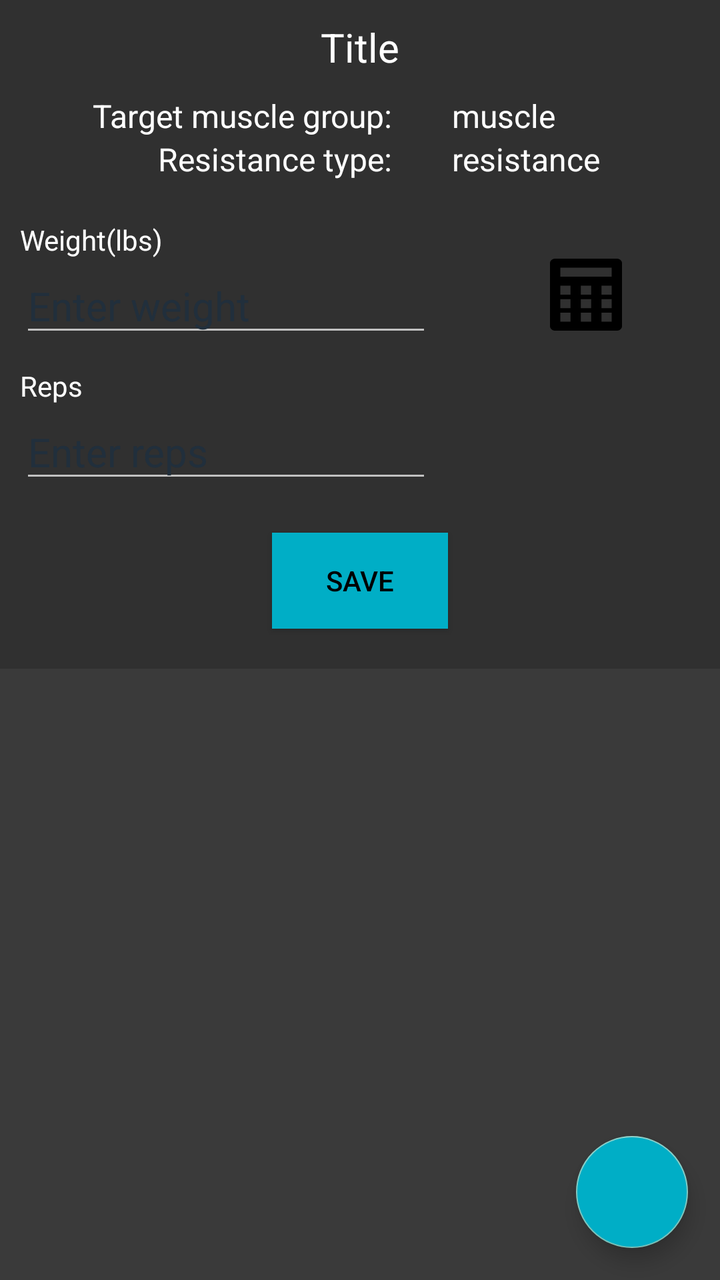
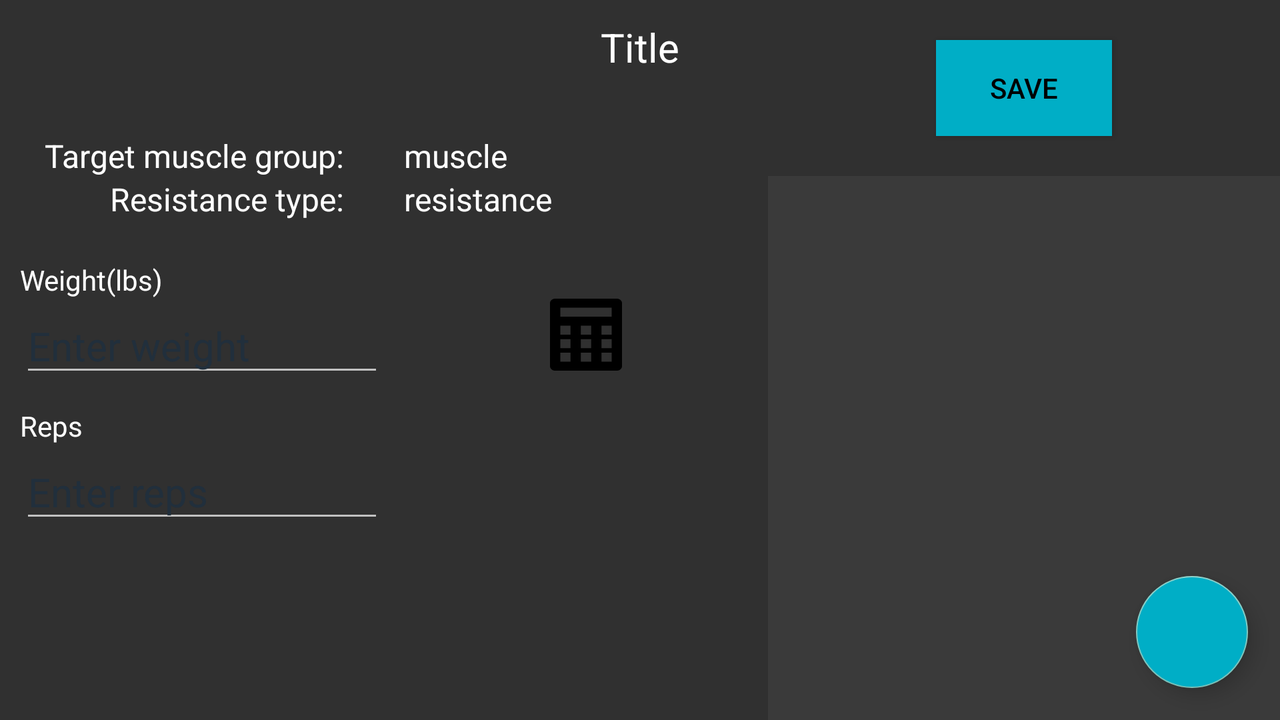

One screen, two layout resources from the same app: the default and the author's alternative for another configuration. Each is rendered where Android would select it; the XML of both is given below.
<!-- AndroidManifest.xml: application theme Theme.AppCompat.NoActionBar -->
<!-- res/layout/fragment_exercise_detail.xml -->
<?xml version="1.0" encoding="utf-8"?>
<androidx.coordinatorlayout.widget.CoordinatorLayout xmlns:android="http://schemas.android.com/apk/res/android"
    xmlns:app="http://schemas.android.com/apk/res-auto"
    xmlns:tools="http://schemas.android.com/tools"
    android:layout_width="match_parent"
    android:layout_height="match_parent"
    android:clickable="true"
    android:focusable="true">

        <androidx.constraintlayout.widget.ConstraintLayout
            android:layout_width="match_parent"
            android:layout_height="match_parent">


                <androidx.constraintlayout.widget.Guideline
                    android:id="@+id/guideline"
                    android:layout_width="wrap_content"
                    android:layout_height="wrap_content"
                    android:orientation="vertical"
                    app:layout_constraintGuide_percent="0.6" />

                <TextView
                    android:id="@+id/title"
                    android:layout_width="match_parent"
                    android:layout_height="wrap_content"
                    android:padding="@dimen/default_margin"
                    android:gravity="center"
                    android:text="Title"
                    android:textColor="@android:color/white"
                    android:textSize="20sp"
                    app:layout_constraintEnd_toEndOf="parent"
                    app:layout_constraintStart_toStartOf="parent"
                    app:layout_constraintTop_toTopOf="parent" />

                <TextView
                    android:id="@+id/targetLabel"
                    android:layout_width="wrap_content"
                    android:layout_height="wrap_content"
                    android:layout_marginEnd="20dp"
                    android:gravity="end"
                    android:text="@string/target_label"
                    android:textColor="@android:color/white"
                    android:textSize="16sp"
                    app:layout_constraintEnd_toStartOf="@id/guideline"
                    app:layout_constraintTop_toBottomOf="@id/title" />

                <TextView
                    android:id="@+id/targetValue"
                    android:layout_width="wrap_content"
                    android:layout_height="wrap_content"
                    android:layout_marginStart="@dimen/default_margin"
                    android:layout_marginEnd="@dimen/default_margin"
                    android:text="muscle"
                    android:textColor="@android:color/white"
                    android:textSize="16sp"
                    app:layout_constraintStart_toEndOf="@id/guideline"
                    app:layout_constraintTop_toBottomOf="@id/title" />

                <TextView
                    android:id="@+id/typeLabel"
                    android:layout_width="wrap_content"
                    android:layout_height="wrap_content"
                    android:layout_marginEnd="20dp"
                    android:paddingBottom="@dimen/default_margin"
                    android:text="@string/type_label"
                    android:textColor="@android:color/white"
                    android:textSize="16sp"
                    app:layout_constraintEnd_toStartOf="@id/guideline"
                    app:layout_constraintTop_toBottomOf="@id/targetLabel" />

                <TextView
                    android:id="@+id/typeValue"
                    android:layout_width="wrap_content"
                    android:layout_height="wrap_content"
                    android:layout_marginStart="@dimen/default_margin"
                    android:layout_marginEnd="@dimen/default_margin"
                    android:text="resistance"
                    android:textColor="@android:color/white"
                    android:textSize="16sp"
                    app:layout_constraintStart_toEndOf="@id/guideline"
                    app:layout_constraintTop_toBottomOf="@id/targetLabel" />

                <TextView
                    android:id="@+id/weightLabel"
                    android:layout_width="wrap_content"
                    android:layout_height="wrap_content"
                    android:layout_marginStart="@dimen/default_margin"
                    android:layout_marginTop="@dimen/default_margin"
                    android:text="@string/weight_label"
                    android:textColor="@android:color/white"
                    android:textSize="@dimen/type_text"
                    app:layout_constraintStart_toStartOf="parent"
                    app:layout_constraintTop_toBottomOf="@id/typeLabel" />

                <EditText
                    android:id="@+id/weightEditText"
                    android:layout_width="0dp"
                    android:layout_height="wrap_content"
                    android:layout_marginStart="@dimen/list_margin"
                    android:autofillHints="@string/weight_hint"
                    android:gravity="start"
                    android:hint="@string/enter_weight"
                    android:inputType="number"
                    android:textColor="@android:color/white"
                    android:textColorHint="@color/type_text"
                    android:textSize="@dimen/input_text"
                    app:layout_constraintEnd_toStartOf="@id/guideline"
                    app:layout_constraintHorizontal_weight="2"
                    app:layout_constraintStart_toStartOf="parent"
                    app:layout_constraintTop_toBottomOf="@+id/weightLabel"
                    tools:targetApi="o" />

                <ImageButton
                    android:id="@+id/weightAddButton"
                    style="@style/buttonIcon"
                    android:layout_width="wrap_content"
                    android:layout_height="36dp"
                    android:layout_centerVertical="true"
                    android:layout_marginStart="@dimen/default_margin"
                    android:contentDescription="@string/add_weight_desc"
                    app:layout_constraintHorizontal_bias="0.5"
                    app:layout_constraintStart_toEndOf="@id/guideline"
                    app:layout_constraintEnd_toEndOf="parent"
                    app:layout_constraintTop_toTopOf="@+id/weightEditText"
                    app:srcCompat="@drawable/ic_iconfinder_48_calculator_24px" />

                <TextView
                    android:id="@+id/repsLabel"
                    android:layout_width="wrap_content"
                    android:layout_height="wrap_content"
                    android:layout_alignParentStart="true"
                    android:layout_marginStart="@dimen/default_margin"
                    android:layout_marginTop="@dimen/default_margin"
                    android:text="@string/reps_label"
                    android:textColor="@android:color/white"
                    android:textSize="@dimen/type_text"
                    app:layout_constraintStart_toStartOf="parent"
                    app:layout_constraintTop_toBottomOf="@id/weightEditText" />

                <EditText
                    android:id="@+id/repsEditText"
                    android:layout_width="0dp"
                    android:layout_height="wrap_content"
                    android:layout_marginStart="@dimen/default_margin"
                    android:autofillHints="@string/reps_hint"
                    android:gravity="start"
                    android:hint="@string/enter_reps"
                    android:inputType="numberDecimal"
                    android:textColor="@android:color/white"
                    android:textColorHint="@color/type_text"
                    android:textSize="@dimen/input_text"
                    android:imeOptions="actionDone"
                    app:layout_constraintEnd_toStartOf="@id/guideline"
                    app:layout_constraintHorizontal_weight="2"
                    app:layout_constraintStart_toStartOf="parent"
                    app:layout_constraintTop_toBottomOf="@+id/repsLabel"
                    tools:targetApi="o" />

                <ImageButton
                    android:id="@+id/repIncrButton"
                    style="@style/buttonIcon"
                    android:layout_width="wrap_content"
                    android:layout_height="36dp"
                    android:layout_centerVertical="true"
                    android:layout_marginStart="@dimen/default_margin"
                    android:layout_marginTop="4dp"
                    android:contentDescription="@string/add_weight_desc"
                    app:layout_constraintHorizontal_bias="0.5"
                    app:layout_constraintStart_toEndOf="@id/guideline"
                    app:layout_constraintEnd_toStartOf="@id/repDecrButton"
                    app:layout_constraintTop_toTopOf="@+id/repsEditText"
                    app:srcCompat="@drawable/ic_add_box_24px" />

                <ImageButton
                    android:id="@+id/repDecrButton"
                    style="@style/buttonIcon"
                    android:layout_width="wrap_content"
                    android:layout_height="36dp"
                    android:layout_centerVertical="true"
                    android:layout_marginTop="4dp"
                    android:contentDescription="@string/remove_weight_desc"
                    app:layout_constraintHorizontal_weight="1"
                    app:layout_constraintHorizontal_bias="0.5"
                    app:layout_constraintStart_toEndOf="@id/repIncrButton"
                    app:layout_constraintEnd_toEndOf="parent"
                    app:layout_constraintTop_toTopOf="@+id/repsEditText"
                    app:srcCompat="@drawable/ic_remove_box_24px" />

                <Button
                    android:id="@+id/save_set_button"
                    android:layout_width="wrap_content"
                    android:layout_height="wrap_content"
                    android:layout_margin="20dp"
                    android:background="@color/colorAccent"
                    android:drawableStart="@drawable/ic_save_alt_24px"
                    android:padding="@dimen/default_margin"
                    android:text="@string/save_set"
                    android:textColor="@color/button_text"
                    app:layout_constraintEnd_toEndOf="parent"
                    app:layout_constraintHorizontal_bias="0.5"
                    app:layout_constraintHorizontal_chainStyle="packed"
                    app:layout_constraintStart_toStartOf="parent"
                    app:layout_constraintTop_toBottomOf="@id/repsEditText" />


                <Space
                    android:id="@+id/space_vertical"
                    android:layout_width="wrap_content"
                    android:layout_height="20dp"
                    android:orientation="vertical"
                    app:layout_constraintStart_toStartOf="parent"
                    app:layout_constraintTop_toBottomOf="@id/save_set_button" />

                <FrameLayout
                    android:id="@+id/list_container"
                    android:layout_width="match_parent"
                    android:layout_height="0dp"
                    android:background="@color/colorBodyDark"
                    app:layout_constraintEnd_toEndOf="parent"
                    app:layout_constraintStart_toStartOf="parent"
                    app:layout_constraintBottom_toBottomOf="parent"
                    app:layout_constraintTop_toBottomOf="@id/space_vertical">

                        <ListView
                            android:id="@+id/setList"
                            android:layout_width="match_parent"
                            android:layout_height="wrap_content"
                            android:layout_margin="@dimen/activity_margin"
                            android:background="@android:color/white"
                            android:scrollbars="vertical" />

                </FrameLayout>

        </androidx.constraintlayout.widget.ConstraintLayout>

        <com.google.android.material.floatingactionbutton.FloatingActionButton
            android:id="@+id/save_exercise_button"
            android:layout_width="wrap_content"
            android:layout_height="wrap_content"
            android:layout_margin="@dimen/fab_margin"
            android:contentDescription="@string/save_exercise"
            android:src="@drawable/ic_check_24px"
            android:backgroundTint="@color/colorAccent"
            style="@style/buttonIcon"
            app:layout_anchor="@id/list_container"
            app:layout_anchorGravity="bottom|end"
            app:useCompatPadding="false"
            app:fabSize="normal"/>

</androidx.coordinatorlayout.widget.CoordinatorLayout>
<!-- resources referenced by this layout -->
<resources>
  <color name="button_text">#000000</color>
  <color name="colorAccent">#00aec6</color>
  <color name="colorBodyDark">#3a3a3a</color>
  <color name="type_text">#212F3C </color>
  <dimen name="activity_margin">16dp</dimen>
  <dimen name="default_margin">10sp</dimen>
  <dimen name="fab_margin">16dp</dimen>
  <dimen name="input_text">20sp</dimen>
  <dimen name="list_margin">10dp</dimen>
  <dimen name="type_text">14sp</dimen>
  <!-- drawable ic_iconfinder_48_calculator_24px (drawable) -->
  <vector xmlns:android="http://schemas.android.com/apk/res/android"
      android:width="24dp"
      android:height="24dp"
      android:viewportWidth="24.000002"
      android:viewportHeight="24.000002">
    <path
        android:fillColor="#FF000000"
        android:pathData="M22.2857,0L1.7143,0C0.7667,0 0,0.6709 0,1.5l0,21c0,0.8291 0.7667,1.5 1.7143,1.5l20.5714,0C23.2333,24 24,23.3291 24,22.5l0,-21c0,-0.8291 -0.7667,-1.5 -1.7143,-1.5zM6.8571,21L3.4286,21L3.4286,18l3.4286,0zM6.8571,16.5l-3.4286,0l0,-3l3.4286,0zM6.8571,12l-3.4286,0l0,-3l3.4286,0zM13.7143,21L10.2857,21L10.2857,18l3.4286,0zM13.7143,16.5l-3.4286,0l0,-3l3.4286,0zM13.7143,12l-3.4286,0l0,-3l3.4286,0zM20.5714,21L17.1429,21L17.1429,18l3.4286,0zM20.5714,16.5l-3.4286,0l0,-3l3.4286,0zM20.5714,12l-3.4286,0l0,-3l3.4286,0zM20.5714,6l-17.1429,0l0,-3l17.1429,0z"
        android:strokeWidth="0.20879784"/>
  </vector>
  <string name="add_weight_desc">Add weight</string>
  <string name="enter_reps">Enter reps</string>
  <string name="enter_weight">Enter weight</string>
  <string name="remove_weight_desc">Decrease weight</string>
  <string name="reps_hint" translatable="false">0</string>
  <string name="reps_label">Reps</string>
  <string name="save_exercise">Completed</string>
  <string name="save_set">Save</string>
  <string name="target_label">Target muscle group:</string>
  <string name="type_label">Resistance type:</string>
  <string name="weight_hint" translatable="false">0.0</string>
  <string name="weight_label">Weight(lbs)</string>
  <style name="buttonIcon" parent="@style/Widget.AppCompat.Button.Borderless">
          <item name="android:adjustViewBounds">true</item>
          <item name="android:scaleType">fitXY</item>
          <item name="android:padding">0dp</item>
      </style>
</resources>
<!-- res/layout-land/fragment_exercise_detail.xml (the author's variant of the layout above) -->
<!-- drawn on the phone turned sideways -->
<?xml version="1.0" encoding="utf-8"?>
<androidx.coordinatorlayout.widget.CoordinatorLayout xmlns:android="http://schemas.android.com/apk/res/android"
    xmlns:app="http://schemas.android.com/apk/res-auto"
    xmlns:tools="http://schemas.android.com/tools"
    android:layout_width="match_parent"
    android:layout_height="match_parent"
    android:clickable="true"
    android:focusable="true">

        <androidx.constraintlayout.widget.ConstraintLayout
            android:layout_width="match_parent"
            android:layout_height="match_parent">


                <androidx.constraintlayout.widget.Guideline
                    android:id="@+id/guideline"
                    android:layout_width="wrap_content"
                    android:layout_height="wrap_content"
                    android:orientation="vertical"
                    app:layout_constraintGuide_percent="0.3" />

                <androidx.constraintlayout.widget.Guideline
                    android:id="@+id/guideline2"
                    android:layout_width="wrap_content"
                    android:layout_height="wrap_content"
                    android:orientation="vertical"
                    app:layout_constraintGuide_percent="0.6" />

                <TextView
                    android:id="@+id/title"
                    android:layout_width="match_parent"
                    android:layout_height="wrap_content"
                    android:padding="@dimen/default_margin"
                    android:gravity="center"
                    android:text="Title"
                    android:textColor="@android:color/white"
                    android:textSize="20sp"
                    app:layout_constraintEnd_toEndOf="@id/guideline2"
                    app:layout_constraintStart_toStartOf="parent"
                    app:layout_constraintTop_toTopOf="parent" />

                <Space
                    android:id="@+id/space_vertical1"
                    android:layout_width="wrap_content"
                    android:layout_height="20dp"
                    android:orientation="vertical"
                    app:layout_constraintStart_toStartOf="parent"
                    app:layout_constraintTop_toBottomOf="@id/title" />

                <TextView
                    android:id="@+id/targetLabel"
                    android:layout_width="wrap_content"
                    android:layout_height="wrap_content"
                    android:layout_marginEnd="20dp"
                    android:gravity="end"
                    android:text="@string/target_label"
                    android:textColor="@android:color/white"
                    android:textSize="16sp"
                    app:layout_constraintEnd_toStartOf="@id/guideline"
                    app:layout_constraintTop_toBottomOf="@id/space_vertical1" />

                <TextView
                    android:id="@+id/targetValue"
                    android:layout_width="wrap_content"
                    android:layout_height="wrap_content"
                    android:layout_marginStart="@dimen/default_margin"
                    android:layout_marginEnd="@dimen/default_margin"
                    android:text="muscle"
                    android:textColor="@android:color/white"
                    android:textSize="16sp"
                    app:layout_constraintStart_toEndOf="@id/guideline"
                    app:layout_constraintTop_toBottomOf="@id/space_vertical1" />

                <TextView
                    android:id="@+id/typeLabel"
                    android:layout_width="wrap_content"
                    android:layout_height="wrap_content"
                    android:layout_marginEnd="20dp"
                    android:paddingBottom="@dimen/default_margin"
                    android:text="@string/type_label"
                    android:textColor="@android:color/white"
                    android:textSize="16sp"
                    app:layout_constraintEnd_toStartOf="@id/guideline"
                    app:layout_constraintTop_toBottomOf="@id/targetLabel" />

                <TextView
                    android:id="@+id/typeValue"
                    android:layout_width="wrap_content"
                    android:layout_height="wrap_content"
                    android:layout_marginStart="@dimen/default_margin"
                    android:layout_marginEnd="@dimen/default_margin"
                    android:text="resistance"
                    android:textColor="@android:color/white"
                    android:textSize="16sp"
                    app:layout_constraintStart_toEndOf="@id/guideline"
                    app:layout_constraintTop_toBottomOf="@id/targetLabel" />

                <TextView
                    android:id="@+id/weightLabel"
                    android:layout_width="wrap_content"
                    android:layout_height="wrap_content"
                    android:layout_marginStart="@dimen/default_margin"
                    android:layout_marginTop="@dimen/default_margin"
                    android:text="@string/weight_label"
                    android:textColor="@android:color/white"
                    android:textSize="@dimen/type_text"
                    app:layout_constraintStart_toStartOf="parent"
                    app:layout_constraintTop_toBottomOf="@id/typeLabel" />

                <EditText
                    android:id="@+id/weightEditText"
                    android:layout_width="0dp"
                    android:layout_height="wrap_content"
                    android:layout_marginStart="@dimen/list_margin"
                    android:autofillHints="@string/weight_hint"
                    android:gravity="start"
                    android:hint="@string/enter_weight"
                    android:inputType="number"
                    android:textColor="@android:color/white"
                    android:textColorHint="@color/type_text"
                    android:textSize="@dimen/input_text"
                    app:layout_constraintEnd_toStartOf="@id/guideline"
                    app:layout_constraintHorizontal_weight="2"
                    app:layout_constraintStart_toStartOf="parent"
                    app:layout_constraintTop_toBottomOf="@+id/weightLabel"
                    tools:targetApi="o" />

                <ImageButton
                    android:id="@+id/weightAddButton"
                    style="@style/buttonIcon"
                    android:layout_width="wrap_content"
                    android:layout_height="36dp"
                    android:layout_centerVertical="true"
                    android:layout_marginStart="@dimen/default_margin"
                    android:contentDescription="@string/add_weight_desc"
                    app:layout_constraintHorizontal_bias="0.5"
                    app:layout_constraintStart_toEndOf="@id/guideline"
                    app:layout_constraintEnd_toEndOf="@id/guideline2"
                    app:layout_constraintTop_toTopOf="@+id/weightEditText"
                    app:srcCompat="@drawable/ic_iconfinder_48_calculator_24px" />

                <TextView
                    android:id="@+id/repsLabel"
                    android:layout_width="wrap_content"
                    android:layout_height="wrap_content"
                    android:layout_alignParentStart="true"
                    android:layout_marginStart="@dimen/default_margin"
                    android:layout_marginTop="@dimen/default_margin"
                    android:text="@string/reps_label"
                    android:textColor="@android:color/white"
                    android:textSize="@dimen/type_text"
                    app:layout_constraintStart_toStartOf="parent"
                    app:layout_constraintTop_toBottomOf="@id/weightEditText"
                    />

                <EditText
                    android:id="@+id/repsEditText"
                    android:layout_width="0dp"
                    android:layout_height="wrap_content"
                    android:layout_marginStart="@dimen/default_margin"
                    android:autofillHints="@string/reps_hint"
                    android:gravity="start"
                    android:hint="@string/enter_reps"
                    android:inputType="numberDecimal"
                    android:textColor="@android:color/white"
                    android:textColorHint="@color/type_text"
                    android:textSize="@dimen/input_text"
                    android:imeOptions="actionDone"
                    app:layout_constraintEnd_toStartOf="@id/guideline"
                    app:layout_constraintHorizontal_weight="2"
                    app:layout_constraintStart_toStartOf="parent"
                    app:layout_constraintTop_toBottomOf="@+id/repsLabel"
                    tools:targetApi="o" />

                <ImageButton
                    android:id="@+id/repIncrButton"
                    style="@style/buttonIcon"
                    android:layout_width="wrap_content"
                    android:layout_height="36dp"
                    android:layout_centerVertical="true"
                    android:layout_marginStart="@dimen/default_margin"
                    android:layout_marginTop="4dp"
                    android:contentDescription="@string/add_weight_desc"
                    app:layout_constraintHorizontal_bias="0.5"
                    app:layout_constraintStart_toEndOf="@id/guideline"
                    app:layout_constraintEnd_toStartOf="@id/repDecrButton"
                    app:layout_constraintTop_toTopOf="@+id/repsEditText"
                    app:srcCompat="@drawable/ic_add_box_24px" />

                <ImageButton
                    android:id="@+id/repDecrButton"
                    style="@style/buttonIcon"
                    android:layout_width="wrap_content"
                    android:layout_height="36dp"
                    android:layout_centerVertical="true"
                    android:layout_marginTop="4dp"
                    android:contentDescription="@string/remove_weight_desc"
                    app:layout_constraintHorizontal_weight="1"
                    app:layout_constraintHorizontal_bias="0.5"
                    app:layout_constraintStart_toEndOf="@id/repIncrButton"
                    app:layout_constraintEnd_toEndOf="@id/guideline2"
                    app:layout_constraintTop_toTopOf="@+id/repsEditText"
                    app:srcCompat="@drawable/ic_remove_box_24px" />

                <Button
                    android:id="@+id/save_set_button"
                    android:layout_width="wrap_content"
                    android:layout_height="wrap_content"
                    android:layout_margin="20dp"
                    android:background="@color/colorAccent"
                    android:drawableStart="@drawable/ic_save_alt_24px"
                    android:padding="@dimen/default_margin"
                    android:text="@string/save_set"
                    android:textColor="@color/button_text"
                    app:layout_constraintEnd_toEndOf="parent"
                    app:layout_constraintHorizontal_bias="0.5"
                    app:layout_constraintHorizontal_chainStyle="packed"
                    app:layout_constraintStart_toStartOf="@id/guideline2"
                    app:layout_constraintTop_toTopOf="parent"  />


                <Space
                    android:id="@+id/space_vertical"
                    android:layout_width="wrap_content"
                    android:layout_height="20dp"
                    android:orientation="vertical"
                    app:layout_constraintStart_toStartOf="@id/guideline2"
                    app:layout_constraintTop_toBottomOf="@id/save_set_button" />

                <FrameLayout
                    android:id="@+id/list_container"
                    android:layout_width="0dp"
                    android:layout_height="0dp"
                    android:background="@color/colorBodyDark"
                    app:layout_constraintBottom_toBottomOf="parent"
                    app:layout_constraintEnd_toEndOf="parent"
                    app:layout_constraintStart_toStartOf="@id/guideline2"
                    app:layout_constraintTop_toBottomOf="@id/space_vertical">

                        <ListView
                            android:id="@+id/setList"
                            android:layout_width="match_parent"
                            android:layout_height="wrap_content"
                            android:layout_margin="@dimen/activity_margin"
                            android:background="@android:color/white"
                            android:scrollbars="vertical" />

                </FrameLayout>

        </androidx.constraintlayout.widget.ConstraintLayout>

        <com.google.android.material.floatingactionbutton.FloatingActionButton
            android:id="@+id/save_exercise_button"
            android:layout_width="wrap_content"
            android:layout_height="wrap_content"
            android:layout_margin="@dimen/fab_margin"
            android:contentDescription="@string/save_exercise"
            android:src="@drawable/ic_check_24px"
            android:backgroundTint="@color/colorAccent"
            style="@style/buttonIcon"
            app:layout_anchor="@id/list_container"
            app:layout_anchorGravity="bottom|end"
            app:useCompatPadding="false"
            app:fabSize="normal"/>

</androidx.coordinatorlayout.widget.CoordinatorLayout>
